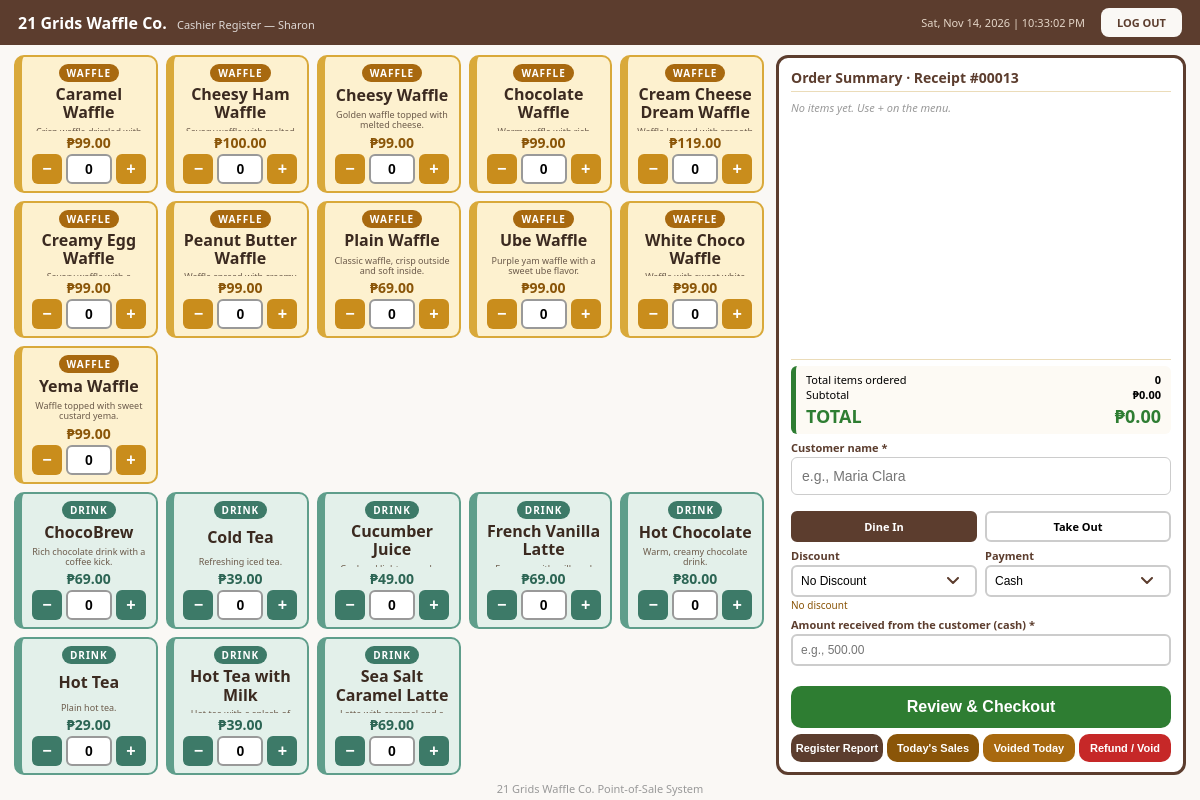
Screenshot of /cashier.php (signed in) with the database file from the repository.
### tables this page shows
CREATE TABLE Product (
    ProductID     INT AUTO_INCREMENT PRIMARY KEY,
    ProductName   VARCHAR(100) NOT NULL UNIQUE,
    Description   VARCHAR(150) NOT NULL DEFAULT '',
    CategoryID    INT          NOT NULL,
    Price         DECIMAL(8,2) NOT NULL CHECK (Price > 0),
    IsAvailable   BOOLEAN      NOT NULL DEFAULT TRUE,
    FOREIGN KEY (CategoryID)
        REFERENCES Category(CategoryID)
);

### cashier.php (the view, shortened to what the rows shown need)
<?php
$cashier_name = $_SESSION['full_name'] ?? 'Cashier';
$menus  = new MenuService();
$hashRegistry = new HashRegistry(11);
$form = ['customer_name' => '', 'order_type' => 'Dine In', 'payment_method' => 'Cash', 'reference_number' => '', 'amount_received' => '',
         'discount_id' => 1, 'discount_number' => '', 'card_id' => 0, 'items' => []];
$menu = $menus->getAvailableMenu();
foreach ($menu as $item) {
    $hashRegistry->put($item->getName(), $item->getItemClassificationLabel());
}
?>
<!DOCTYPE html>
<html lang="en">
<head>
</head>
<body>
    <div class="topbar no-print">
        <h2><?php echo htmlspecialchars(Site::getBusinessName()); ?> <span style="font-size:11px; font-weight:normal; opacity:0.8; margin-left:6px;">Cashier Register — <?php echo htmlspecialchars($cashier_name); ?></span></h2>
    </div>
    <form method="POST" id="posForm" class="pos-container" onsubmit="return confirmed;" autocomplete="off">
        <div class="menu-grid">
            <?php $previousCategory = null;
            foreach ($menu as $item):
                $startsGroup = ($previousCategory !== null && $previousCategory !== $item->getCategory());
                $previousCategory = $item->getCategory();
                $keep = (int)($form['items'][$item->getProductId()] ?? 0);
                $isWaffle = ($item instanceof \App\Models\Waffle);
                $cls = $isWaffle ? 'waffle' : 'drink'; ?>
                <div class="menu-card <?php echo $cls; ?><?php echo $startsGroup ? ' first-of-group' : ''; ?>">
                    <span class="tag" data-label="<?php echo htmlspecialchars((string)$hashRegistry->get($item->getName()), ENT_QUOTES); ?>"><?php echo $isWaffle ? 'WAFFLE' : 'DRINK'; ?></span>
                    <div class="pname" title="<?php echo htmlspecialchars($item->getDescription(), ENT_QUOTES); ?>"><?php echo htmlspecialchars($item->getName()); ?></div>
                    <?php if ($item->getDescription() !== ''): ?><div class="pdesc"><?php echo htmlspecialchars($item->getDescription()); ?></div><?php endif; ?>
                    <div class="price">₱<?php echo number_format($item->getPrice(), 2); ?></div>
                    <div class="stepper">
                        <button type="button" onclick="bump(this, -1)" aria-label="less">−</button>
                        <input type="number" class="qty-input" name="items[<?php echo (int)$item->getProductId(); ?>]"
                               value="<?php echo $keep; ?>" min="0" max="99"
                               data-name="<?php echo htmlspecialchars($item->getName(), ENT_QUOTES); ?>" data-cat="<?php echo htmlspecialchars($item->getCategory(), ENT_QUOTES); ?>" data-price="<?php echo htmlspecialchars((string)$item->getPrice(), ENT_QUOTES); ?>"
                               oninput="updateSummary()" onchange="updateSummary()">
                        <button type="button" onclick="bump(this, 1)" aria-label="more">+</button>
                    </div>
                </div>
            <?php endforeach; ?>
        </div>
    </form>
</body>
</html>

### rows the page displays
product: shows "WAFFLE", ProductName "Caramel Waffle", Price "99.00", ProductID "0"
product: shows "WAFFLE", ProductName "Cheesy Ham Waffle", Price "100.00", ProductID "0"
product: shows "WAFFLE", ProductName "Cheesy Waffle", Description "Golden waffle topped with melted cheese.", Price "99.00", ProductID "0"
product: shows "WAFFLE", ProductName "Chocolate Waffle", Price "99.00", ProductID "0"
product: shows "WAFFLE", ProductName "Cream Cheese Dream Waffle", Price "119.00", ProductID "0"
product: shows "WAFFLE", ProductName "Creamy Egg Waffle", Price "99.00", ProductID "0"
product: shows "WAFFLE", ProductName "Peanut Butter Waffle", Price "99.00", ProductID "0"
product: shows "WAFFLE", ProductName "Plain Waffle", Description "Classic waffle, crisp outside and soft inside.", Price "69.00", ProductID "0"
product: shows "WAFFLE", ProductName "Ube Waffle", Description "Purple yam waffle with a sweet ube flavor.", Price "99.00", ProductID "0"
product: shows "WAFFLE", ProductName "White Choco Waffle", Price "99.00", ProductID "0"
product: shows "WAFFLE", ProductName "Yema Waffle", Description "Waffle topped with sweet custard yema.", Price "99.00", ProductID "0"
product: shows "DRINK", ProductName "ChocoBrew", Description "Rich chocolate drink with a coffee kick.", Price "69.00", ProductID "0"
product: shows "DRINK", ProductName "Cold Tea", Description "Refreshing iced tea.", Price "39.00", ProductID "0"
product: shows "DRINK", ProductName "Cucumber Juice", Price "49.00", ProductID "0"
product: shows "DRINK", ProductName "French Vanilla Latte", Price "69.00", ProductID "0"
product: shows "DRINK", ProductName "Hot Chocolate", Description "Warm, creamy chocolate drink.", Price "80.00", ProductID "0"
product: shows "DRINK", ProductName "Hot Tea", Description "Plain hot tea.", Price "29.00", ProductID "0"
product: shows "DRINK", ProductName "Hot Tea with Milk", Price "39.00", ProductID "0"
product: shows "DRINK", ProductName "Sea Salt Caramel Latte", Price "69.00", ProductID "0"

### other values shown
Site::getBusinessName() "21 Grids Waffle Co."
$cashier_name "Sharon"
Site::receiptNo($nextReceipt) "00013"
form field discount_id "No Discount"
